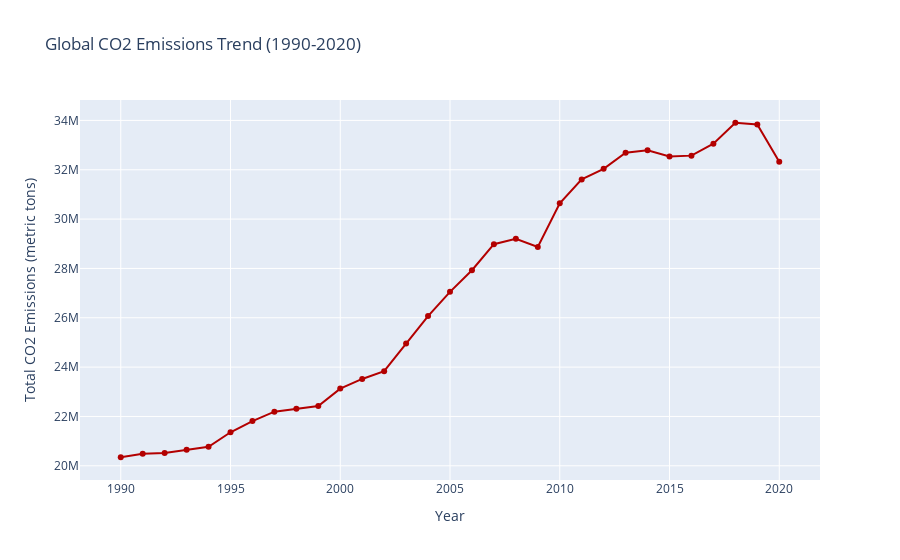

The code cell stored with this chart in its notebook:
### Markdown cell above
### Visualization

### Code cell
# Import plotly for interactive visualizations
import plotly.express as px

# Create a line graph showing the global yearly CO2 emissions over time
fig = px.line(annual_global_emissions, 
              x='Year', 
              y='Total CO2 Emissions', 
              title='Global CO2 Emissions Trend (1990-2020)',
              labels={'Total CO2 Emissions': 'Total CO2 Emissions (metric tons)',
                      'Year': 'Year'},
              line_shape='linear')

# Customizing line color and adding markers
fig.update_traces(line=dict(color='#b30000', width=2), mode='lines+markers')

# Show plot
fig.show()

### Figure 1 — Plotly figure (JSON) as saved in the notebook; plotly's stock layout.template omitted (floating-point values rounded to 4 significant figures)
{"data": [{"hovertemplate": "Year=%{x}<br>Total CO2 Emissions (metric tons)=%{y}<extra></extra>", "legendgroup": "", "line": {"color": "#b30000", "dash": "solid", "shape": "linear", "width": 2}, "marker": {"symbol": "circle"}, "mode": "lines+markers", "name": "", "orientation": "v", "showlegend": false, "type": "scatter", "x": [1990, 1991, 1992, 1993, 1994, 1995, 1996, 1997, 1998, 1999, 2000, 2001, 2002, 2003, 2004, 2005, 2006, 2007, 2008, 2009, 2010, 2011, 2012, 2013, 2014, 2015, 2016, 2017, 2018, 2019, 2020], "xaxis": "x", "y": [20350000.0, 20490000.0, 20520000.0, 20650000.0, 20770000.0, 21360000.0, 21810000.0, 22200000.0, 22320000.0, 22430000.0, 23130000.0, 23520000.0, 23830000.0, 24960000.0, 26070000.0, 27050000.0, 27930000.0, 28980000.0, 29200000.0, 28870000.0, 30640000.0, 31610000.0, 32040000.0, 32690000.0, 32790000.0, 32540000.0, 32570000.0, 33060000.0, 33910000.0, 33840000.0, 32320000.0], "yaxis": "y"}], "layout": {"legend": {"tracegroupgap": 0}, "title": {"text": "Global CO2 Emissions Trend (1990-2020)"}, "xaxis": {"anchor": "y", "domain": [0, 1], "title": {"text": "Year"}}, "yaxis": {"anchor": "x", "domain": [0, 1], "title": {"text": "Total CO2 Emissions (metric tons)"}}}}
